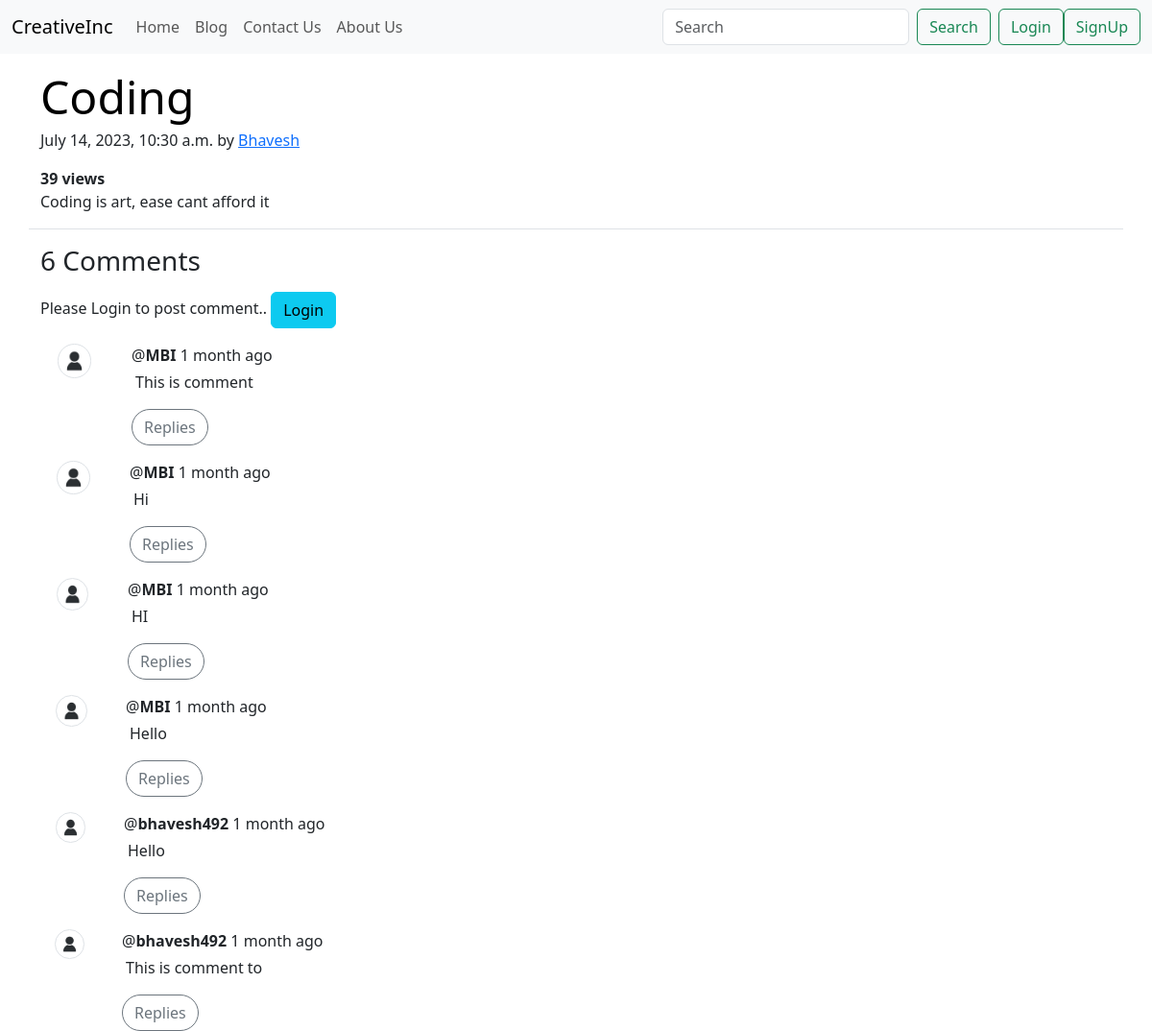
The app's page /blog/code with its own data.
### blog/models.py (models this page shows, shortened)
class Post(models.Model):
    sno = models.AutoField(primary_key=True)
    author = models.CharField(max_length=100)
    title = models.CharField(max_length=100)
    content = models.TextField()
    slug = models.CharField(max_length=50)
    timeStamp = models.DateTimeField()
    views = models.IntegerField(default=0)

class BlogComment(models.Model):
    sno = models.AutoField(primary_key=True)
    comment = models.TextField()
    user = models.ForeignKey(User,on_delete=models.CASCADE)
    post = models.ForeignKey(Post,on_delete=models.CASCADE)
    parent = models.ForeignKey('self',on_delete=models.CASCADE,null=True)
    timeStamp = models.DateTimeField(default=now)

### blog/views.py (the view)
# urls.py: path('<str:slug>',views.blogPost,name='BlogPost'),
def blogPost(request,slug):
    post = Post.objects.filter(slug=slug).first()
    post.views+=1
    post.save()
    comments = BlogComment.objects.filter(post=post,parent=None).reverse()
    replies = BlogComment.objects.filter(post=post).exclude(parent=None).reverse()
    repliesDict = {}
    for reply in replies:
        if reply.parent.sno not in repliesDict.keys():
            repliesDict[reply.parent.sno] = [reply]
        else:
            repliesDict[reply.parent.sno].append(reply)
    countComm = len(comments)
    context = {'post':post,'comments':comments,'countComments':countComm,'replies':repliesDict}
    return render(request,'blog/blogpost.html',context)

### blog/templatetags/getDict.py (called while the page is built)
@register.filter(name='get_val')
def get_val(dict,key):
    return dict.get(key)

### templates/blog/blogpost.html (shortened to what this page needs)
{% extends 'base.html' %}
{% block body %}
{% load static %}
{% load humanize %}
{% load getDict %}
<div class='container my-3 border-bottom'>
    <div class="col-md-8">
        <article class="blog-post">
            <h2 class="display-5 link-body-emphasis mb-1">{{post.title}}</h2>
            <p class="blog-post-meta">{{post.timeStamp}} by <a href="#">{{post.author}}</a></p>
            <b>{{post.views}} views</b>
            <p>{{post.content|safe}}</p>
        </article>
    </div>
</div>
<div class="container mt-3">
    <h3>{{countComments}} Comments</h3>
    <div class='mt-3'>
        {% if user.is_authenticated %}
        <div class="row">
            <div class="col-1">
                <img src="/static/img/userIcon.jpg" class='w-75 mx-auto d-block rounded-circle border p-1'>
            </div>
            <div class='col-md-7'>
                <form action="/blog/postComment" method="post"> {% csrf_token %}
                    <textarea name="comment" id="comment" cols="10" rows="2" class='form-control'
                        placeholder='Add Comment'></textarea>
                    <input type="hidden" name="postSno" value="{{post.sno}}">
                    <input type="hidden" name="parentSno" value="">
                    <div class='mt-2'>
                        <button type="submit" class='btn btn-primary rounded-pill'>Submit</button>
                    </div>
                </form>
            </div>
        </div>
        {% else %}
        <div>
            <span>Please Login to post comment..</span> <a href='/login/' class="btn btn-info">Login</a>
        </div>
        {% endif %}
        {% for comment in comments %}
        <div class="row mt-3">
            <div class="col-1">
                <img src="/static/img/userIcon.jpg" class='mx-auto d-block w-50 rounded-circle border p-1' alt='user'>
            </div>
            <div class="col-md-7">
                <div>
                    <span>@<b>{{comment.user}}</b></span><span> {{comment.timeStamp|naturaltime}}</span>
                </div>
                <div class='mt-1 ms-1'>
                    <span>{{comment.comment}}</span>
                </div>
                <button class='btn btn-outline-secondary rounded-pill mt-3' data-bs-toggle="collapse"
                    data-bs-target="#replies{{comment.sno}}" aria-expanded="false"
                    aria-controls="replies{{comment.sno}}">Replies</button>
            </div>
            {% endfor %}
        </div>
    </div>
    {% endblock body %}

### records on screen
Post: title "Coding", timeStamp "July 14, 2023, 10:30 a.m.", author "Bhavesh", views "39", content "Coding is art, ease cant afford it"
BlogComment: user "MBI", timeStamp "1 month ago", comment "This is comment"
BlogComment: user "MBI", timeStamp "1 month ago", comment "Hi"
BlogComment: user "MBI", timeStamp "1 month ago", comment "HI"
BlogComment: user "MBI", timeStamp "1 month ago", comment "Hello"
BlogComment: user "bhavesh492", timeStamp "1 month ago", comment "Hello"
BlogComment: user "bhavesh492", timeStamp "1 month ago", comment "This is comment to"

### other values on screen
{{ countComments }} "6"
